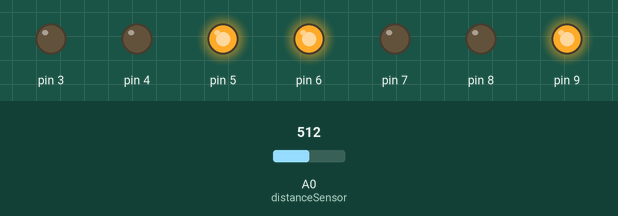
This sketch was run on a simulated Arduino Uno, built with avr-gcc and run on an emulated ATmega328P. Parts: output pins drawn as LEDs (lit = HIGH). The test bench sets the inputs (shaded band); at power-on: A0 (distanceSensor) = 512. Pins used as bus, display or sensor lines are not drawn.

Above: at 1.4 s.
1.5 s: A0 (distanceSensor) set to 310
3.0 s: A0 (distanceSensor) set to 292
At 4.2 s:
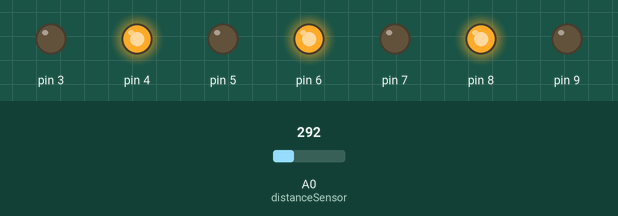
5.0 s: A0 (distanceSensor) set to 306
At 5.4 s:
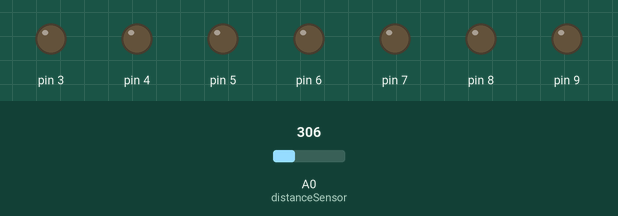
7.0 s: A0 (distanceSensor) set to 290
At 8.6 s:
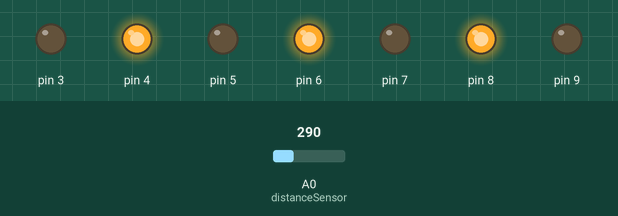
Timing chart, 0 to 10.0 s (numbered marks = the images above; inputs shaded):
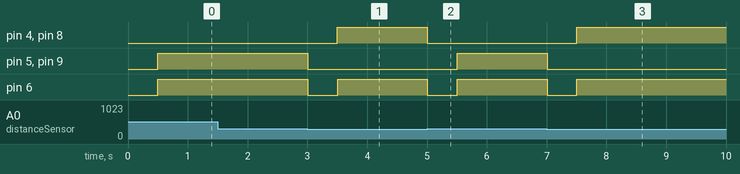

The sketch:

robot.ino
```cpp
// A robot with 4 motors for 4 wheels, and a front distance sensor.

// pins setup:
// starting from firstPin:
// 4 pins for front motors, 4 for back motors. In each group:
// 2 for right motor, 2 for left motor. In each group:
// 1 for forward, 1 for backward.
// Meaning firstPin is front right forward, firstPin+7 is back left backward.

const int firstPin = 2;
const int distanceSensor = A0;

const int RIGHT    = 0b01100110;
const int FORWARD  = 0b01010101;
const int STOP     = 0b00000000;
const int BACKWARD = 0b10101010;
const int LEFT     = 0b10011001;
//                     |    |||
//                     |    ||`--- firstPin   state
//                     |    |`---- firstPin+1 state
//                     |    `----- firstPin+2 state
//                     |           ...
//                     `---------- firstPin+7 state
const int verbose = 0;

////////////////////////////////////////

int currentCommand = FORWARD;

void drive(int command) {
  currentCommand = command;
  long power = 1;
  for (int i=0; i<8; i++) {
    digitalWrite(i + firstPin, power & command);
    power *= 2;
  }
}

void drive(int command, int ms) {
  drive(command);
  delay(ms);
  drive(STOP);
}

///////////////////////////////////

void setup() {
  if (verbose) Serial.begin(9600);
  pinMode(distanceSensor, INPUT);
  for (int i=0; i<8; i++) pinMode(firstPin + i, OUTPUT);
//  drive(FORWARD);
}


void loop() {
  int sensor = analogRead(distanceSensor);
  if (verbose) Serial.println(sensor);
  int somethingNear = sensor > 300;
  if (currentCommand == FORWARD && somethingNear) {
    drive(STOP, 500);
    drive(LEFT);
  } else if (currentCommand != FORWARD && !somethingNear) {
    drive(STOP, 500);
    drive(FORWARD);
  }
  delay(100);
}
```

Measured:
- the behaviour switches between 301 and 300 on A0 (distanceSensor) (found by bisection; images 0 and 1)
- after the input at 1.5 s, every drawn part: stays the same
- after the input at 3.0 s, pin 4, pin 8: LOW → HIGH after 0.50 s; pin 5, pin 9: HIGH → LOW at once; pin 6: HIGH → LOW at once, → HIGH 0.50 s later
- after the input at 5.0 s, pin 4, pin 8: HIGH → LOW at once; pin 5, pin 9: LOW → HIGH after 0.51 s; pin 6: HIGH → LOW at once, → HIGH 0.50 s later
- after the input at 7.0 s, pin 4, pin 8: LOW → HIGH after 0.51 s; pin 5, pin 9: HIGH → LOW at once; pin 6: HIGH → LOW at once, → HIGH 0.50 s later
